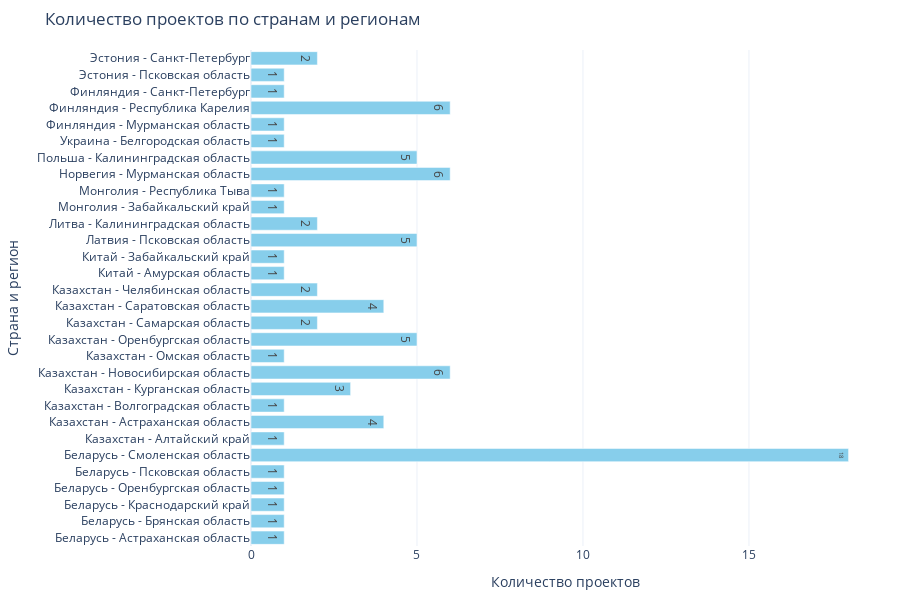

Notebook cell for this chart:
### Code cell
import pandas as pd
import mysql.connector
import plotly.graph_objects as go

# Подключение к базе данных
db_config = {
    'host': 'localhost',
    'database': 'projectsdb',
    'user': 'root',
    'password': 'NewStrongPassword'
}

# Путь к файлу с SQL-запросом
query_file = "../sql_queries/10_region_border_state.sql"

# Чтение SQL-запроса из файла
with open(query_file, 'r', encoding='utf-8') as file:
    query = file.read()

# Подключение к базе данных
conn = mysql.connector.connect(**db_config)

# Выполнение запроса и загрузка данных в DataFrame
df = pd.read_sql(query, conn)

# Закрытие соединения с базой данных
conn.close()

# Просмотр полученных данных
print(df.head())

# Подготовка данных для гистограммы
df_plot = df.groupby(['Страна_сопредельная', 'Регион_сопредельной_страны']).agg({'Количество_проектов': 'sum'}).reset_index()

# Создание интерактивной гистограммы с Plotly
fig = go.Figure()

fig.add_trace(go.Bar(
    y=df_plot['Страна_сопредельная'] + ' - ' + df_plot['Регион_сопредельной_страны'],
    x=df_plot['Количество_проектов'],
    orientation='h',
    marker=dict(color='skyblue'),
    text=df_plot['Количество_проектов'],
    hovertemplate='%{text} проектов<extra></extra>'  # При наведении показываем количество проектов
))

# Настройка осей и заголовков
fig.update_layout(
    title='Количество проектов по странам и регионам',
    xaxis_title='Количество проектов',
    yaxis_title='Страна и регион',
    template='plotly_white',
    height=600,
    margin=dict(l=150, r=20, t=50, b=50),  # Отступы для улучшенной читаемости
    xaxis=dict(
        tickmode='array',
        tickvals=[0, 5, 10, 15, 20, 25],  # Интервалы для оси X
        ticktext=['0', '5', '10', '15', '20', '25']  # Числа на оси X
    )
)

# Показываем интерактивный график
fig.show()

### Figure 1 — Plotly figure (JSON) as saved in the notebook; plotly's stock layout.template omitted (floating-point values rounded to 4 significant figures)
{"data": [{"hovertemplate": "%{text} проектов<extra></extra>", "marker": {"color": "skyblue"}, "orientation": "h", "text": [1.0, 1.0, 1.0, 1.0, 1.0, 18.0, 1.0, 4.0, 1.0, 3.0, 6.0, 1.0, 5.0, 2.0, 4.0, 2.0, 1.0, 1.0, 5.0, 2.0, 1.0, 1.0, 6.0, 5.0, 1.0, 1.0, 6.0, 1.0, 1.0, 2.0], "type": "bar", "x": [1, 1, 1, 1, 1, 18, 1, 4, 1, 3, 6, 1, 5, 2, 4, 2, 1, 1, 5, 2, 1, 1, 6, 5, 1, 1, 6, 1, 1, 2], "y": ["Беларусь - Астраханская область", "Беларусь - Брянская область", "Беларусь - Краснодарский край", "Беларусь - Оренбургская область", "Беларусь - Псковская область", "Беларусь - Смоленская область", "Казахстан - Алтайский край", "Казахстан - Астраханская область", "Казахстан - Волгоградская область", "Казахстан - Курганская область", "Казахстан - Новосибирская область", "Казахстан - Омская область", "Казахстан - Оренбургская область", "Казахстан - Самарская область", "Казахстан - Саратовская область", "Казахстан - Челябинская область", "Китай - Амурская область", "Китай - Забайкальский край", "Латвия - Псковская область", "Литва - Калининградская область", "Монголия - Забайкальский край", "Монголия - Республика Тыва", "Норвегия - Мурманская область", "Польша - Калининградская область", "Украина - Белгородская область", "Финляндия - Мурманская область", "Финляндия - Республика Карелия", "Финляндия - Санкт-Петербург", "Эстония - Псковская область", "Эстония - Санкт-Петербург"]}], "layout": {"height": 600, "margin": {"b": 50, "l": 150, "r": 20, "t": 50}, "title": {"text": "Количество проектов по странам и регионам"}, "xaxis": {"tickmode": "array", "ticktext": ["0", "5", "10", "15", "20", "25"], "tickvals": [0, 5, 10, 15, 20, 25], "title": {"text": "Количество проектов"}}, "yaxis": {"title": {"text": "Страна и регион"}}}}
